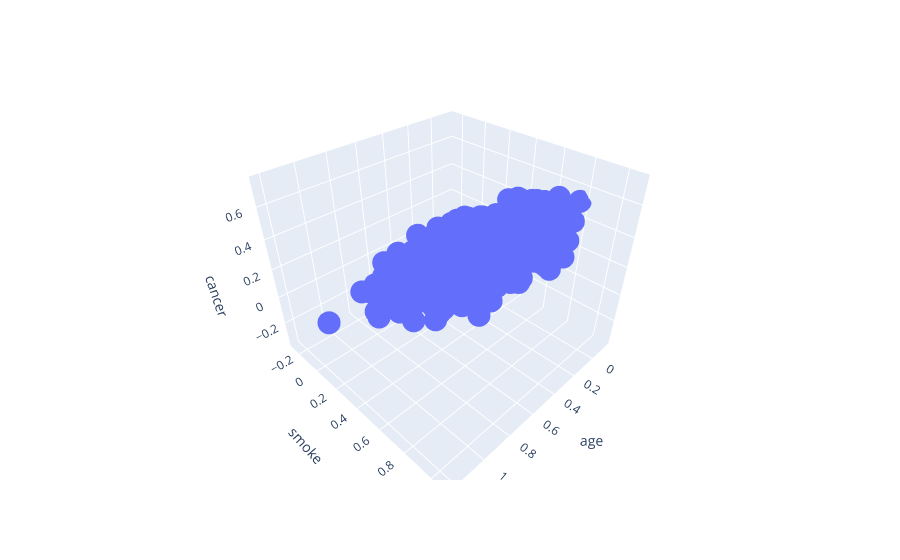

This figure's notebook cell:
### Code cell
px.scatter_3d(data, x="age", y="smoke", z="cancer", size_max=0)

### Figure 1 — Plotly figure (JSON) as saved in the notebook; plotly's stock layout.template omitted (floating-point values rounded to 4 significant figures; data arrays with more than 128 entries replaced by an {"elided": "..."} marker saying what was removed)
{"data": [{"hovertemplate": "age=%{x}<br>smoke=%{y}<br>cancer=%{z}<extra></extra>", "legendgroup": "", "marker": {"color": "#636efa", "symbol": "circle"}, "mode": "markers", "name": "", "scene": "scene", "showlegend": false, "type": "scatter3d", "x": {"elided": "1000 float values"}, "y": {"elided": "1000 float values"}, "z": {"elided": "1000 float values"}}], "layout": {"legend": {"tracegroupgap": 0}, "margin": {"t": 60}, "scene": {"domain": {"x": [0, 1], "y": [0, 1]}, "xaxis": {"title": {"text": "age"}}, "yaxis": {"title": {"text": "smoke"}}, "zaxis": {"title": {"text": "cancer"}}}}}
